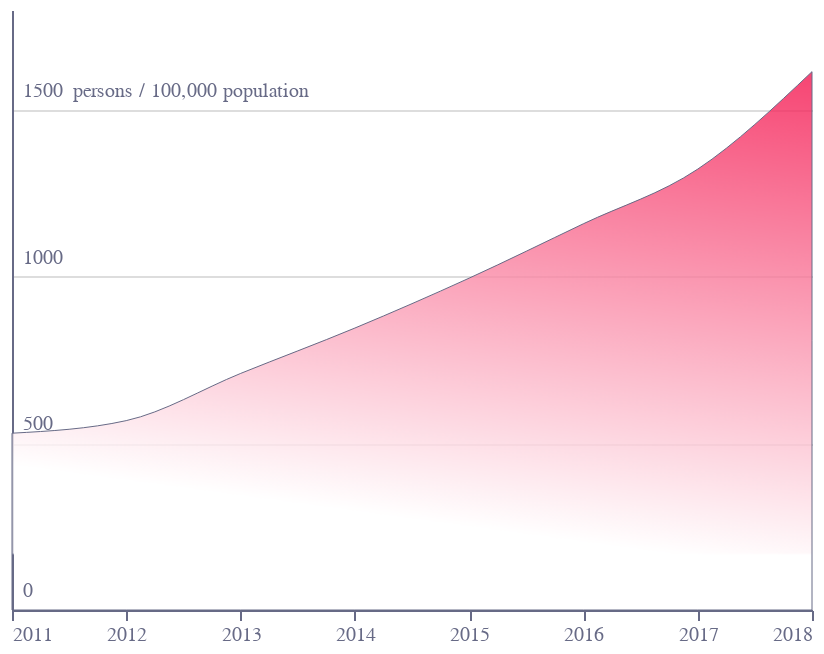

The code cell stored with this chart in its notebook:
### Code cell
base = alt.Chart(f4).encode(
    x=alt.X(
        "year:T",
        axis=alt.Axis(
            grid=False,
            title="",
            labelColor=colors["eco-gray"],
            titleColor=colors["eco-gray"],
            tickColor=colors["eco-gray"],
            domainColor=colors["eco-gray"],
            tickCount=10,
        ),
    )
)
area1 = base.mark_area(
    interpolate="monotone",
    fillOpacity=0.8,
    stroke=colors["eco-gray"],
    strokeWidth=0.5,
    color=alt.Gradient(
        gradient="linear",
        stops=[
            alt.GradientStop(color="white", offset=0),
            alt.GradientStop(color=colors["eco-dot"], offset=0.9),
        ],
        x1=0.8,
        x2=1,
        y1=1,
        y2=0,
    ),
).encode(
    y=alt.Y(
        "value:Q",
        axis=alt.Axis(
            grid=True,
            title="persons / 100,000 population",
            labelColor=colors["eco-gray"],
            titleColor=colors["eco-gray"],
            tickColor=colors["eco-gray"],
            domainColor=colors["eco-gray"],
            labelAlign="left",
            ticks=False,
            labelBaseline="middle",
            labelPadding=-5,
            labelOffset=-10,
            titleX=30,
            titleY=45,
            titleAngle=0,
            titleFontSize=10,
            titleFontWeight="normal",
            titleAlign="left",
            tickCount=4,
            format=".0f",
        ),
    )
)
layer = (
    (area1)
    .configure_view(stroke=None)
    .properties(title="")
    .properties(height=300, width=400)
)
for j in ["json", "png", "svg"]:
    layer.save("visualisation/" + f + "." + j)
layer

### Figure 1 — Vega-Lite specification as saved in the notebook (floating-point values rounded to 4 significant figures)
{"config": {"view": {"continuousWidth": 400, "continuousHeight": 300, "stroke": null}}, "data": {"name": "data-4756e94e16af0ceee81db6f9625b3df4"}, "mark": {"type": "area", "color": {"gradient": "linear", "stops": [{"color": "white", "offset": 0}, {"color": "#F4134D", "offset": 0.9}], "x1": 0.8, "x2": 1, "y1": 1, "y2": 0}, "fillOpacity": 0.8, "interpolate": "monotone", "stroke": "#676A86", "strokeWidth": 0.5}, "encoding": {"x": {"type": "temporal", "axis": {"domainColor": "#676A86", "grid": false, "labelColor": "#676A86", "tickColor": "#676A86", "tickCount": 10, "title": "", "titleColor": "#676A86"}, "field": "year"}, "y": {"type": "quantitative", "axis": {"domainColor": "#676A86", "format": ".0f", "grid": true, "labelAlign": "left", "labelBaseline": "middle", "labelColor": "#676A86", "labelOffset": -10, "labelPadding": -5, "tickColor": "#676A86", "tickCount": 4, "ticks": false, "title": "persons / 100,000 population", "titleAlign": "left", "titleAngle": 0, "titleColor": "#676A86", "titleFontSize": 10, "titleFontWeight": "normal", "titleX": 30, "titleY": 45}, "field": "value"}}, "height": 300, "title": "", "width": 400, "$schema": "https://vega.github.io/schema/vega-lite/v4.8.1.json", "datasets": {"data-4756e94e16af0ceee81db6f9625b3df4": [{"year": "2011", "value": 530.4}, {"year": "2012", "value": 568.1}, {"year": "2013", "value": 709.8}, {"year": "2014", "value": 845.9}, {"year": "2015", "value": 995.5}, {"year": "2016", "value": 1159.0}, {"year": "2017", "value": 1323.0}, {"year": "2018", "value": 1615.0}]}}
